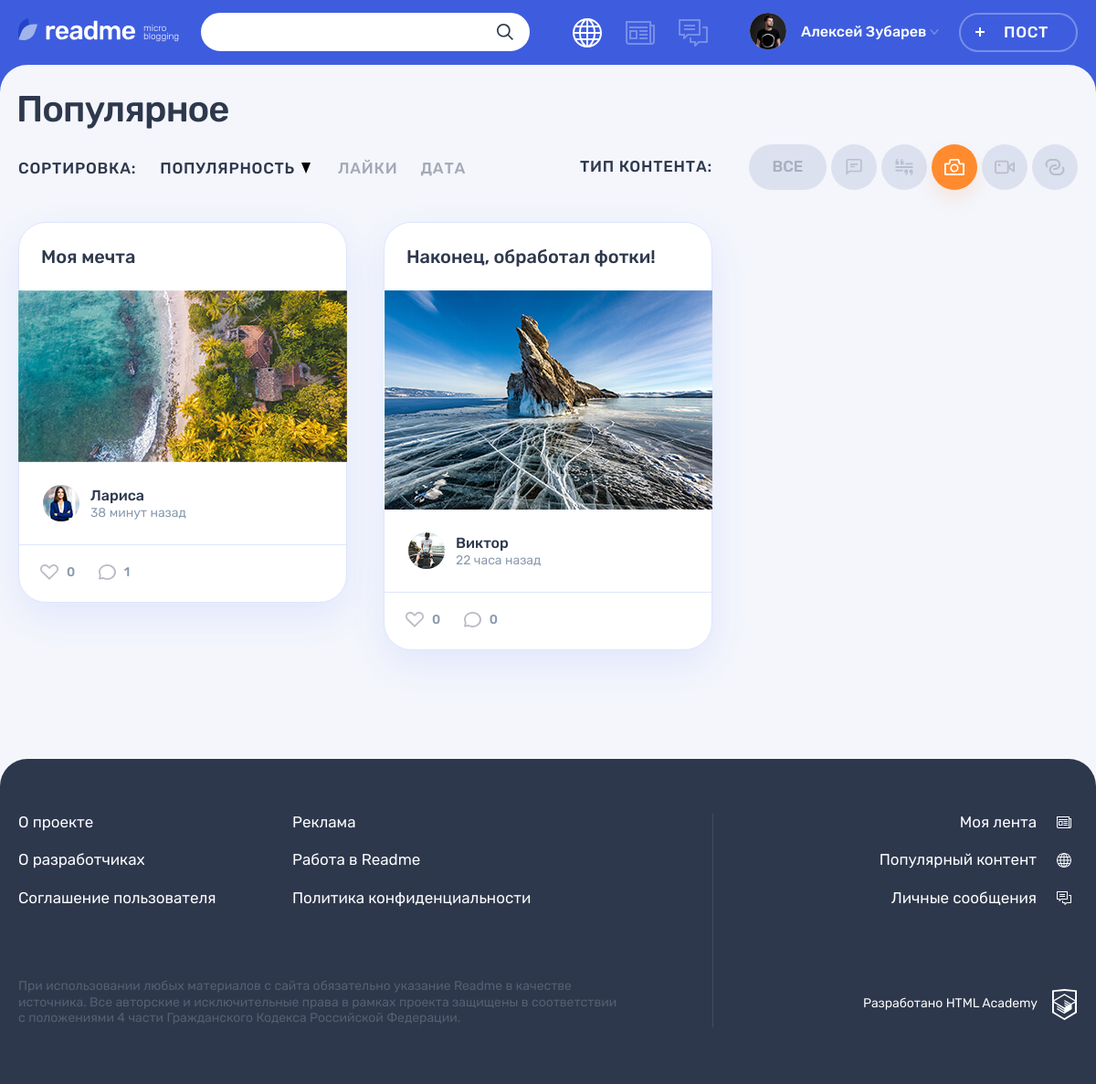
Before: /?type_id=3 with the older database file.
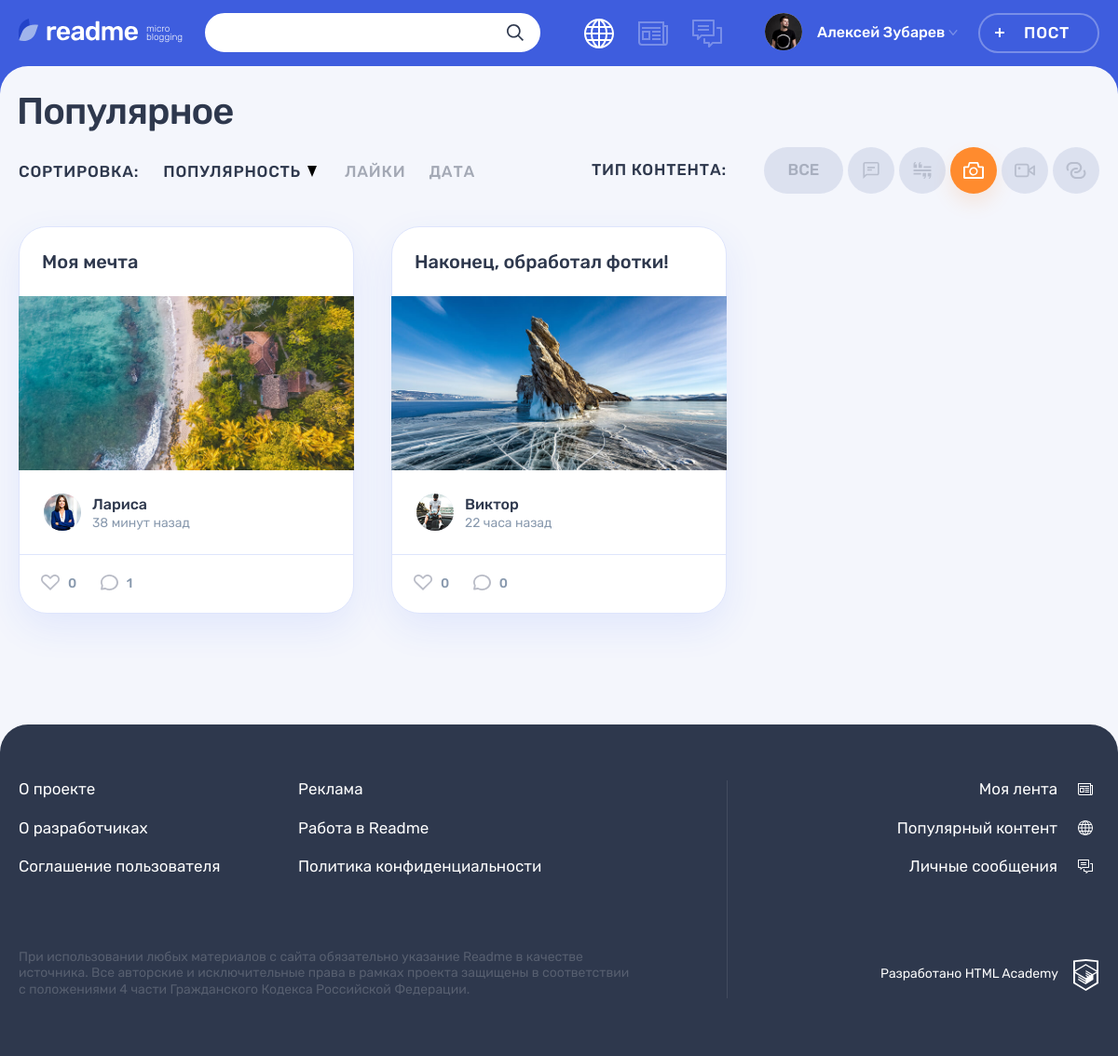
After: the same page with the newer database file.
### tables this page shows
CREATE TABLE IF NOT EXISTS content_type (
  id INT UNSIGNED AUTO_INCREMENT PRIMARY KEY,
  type_name VARCHAR(128) NOT NULL,
  type_class VARCHAR(128) NOT NULL
);

CREATE TABLE IF NOT EXISTS post (
  id INT UNSIGNED AUTO_INCREMENT PRIMARY KEY,
  date_add TIMESTAMP DEFAULT CURRENT_TIMESTAMP,
  title VARCHAR(128) NOT NULL,
  content TEXT,
  quote_author VARCHAR(128),
  image VARCHAR(128),
  video VARCHAR(128),
  link VARCHAR(128),
  show_count INT UNSIGNED NOT NULL DEFAULT 0,
  user_id INT UNSIGNED NOT NULL,
  content_type_id INT UNSIGNED NOT NULL,
  FOREIGN KEY (user_id) REFERENCES user (id),
  FOREIGN KEY (content_type_id) REFERENCES content_type (id)
);

CREATE TABLE IF NOT EXISTS user (
  id INT UNSIGNED AUTO_INCREMENT PRIMARY KEY,
  date_add TIMESTAMP DEFAULT CURRENT_TIMESTAMP,
  email VARCHAR(128) NOT NULL UNIQUE,
  login VARCHAR(128) NOT NULL UNIQUE,
  password CHAR(64) NOT NULL,
  avatar VARCHAR(128)
);

### helpers.php (called while the page is built, shortened)
<?php
function get_noun_plural_form(int $number, string $one, string $two, string $many): string
{
    $number = (int)$number;
    $mod10 = $number % 10;
    $mod100 = $number % 100;
    switch (true) {
        case ($mod10 > 5):
            return $many;
        case ($mod10 >= 2 && $mod10 <= 4):
            return $two;
    }
}
function include_template($name, array $data = [])
{
    $name = 'templates/' . $name;
    extract($data);
    require $name;
    $result = ob_get_clean();
    return $result;
}
function generate_random_date($index)
{
    $deltas = [['minutes' => 59], ['hours' => 23], ['days' => 6], ['weeks' => 4], ['months' => 11]];
    $dcnt = count($deltas);
    $delta = $deltas[$index];
    $timeval = rand(1, current($delta));
    $timename = key($delta);
    $ts = strtotime("$timeval $timename ago");
    $dt = date('Y-m-d H:i:s', $ts);
    return $dt;
}

### functions.php (called while the page is built, shortened)
<?php
    function getRelativeData(string $date, bool $isRegisterDate = false): string
    {
        $dateCurrent = date_create();
        $dateCreate = date_create($date);
        $dateDiff = date_diff($dateCurrent, $dateCreate);
        $days = intval($dateDiff->format("%a"));
        $hours = intval($dateDiff->format("%H"));
        $minutes = intval($dateDiff->format("%i"));
        $dateText = !$isRegisterDate ? 'назад' : 'на сайте';
        if ($hours > 0 && $hours < 24) {
            $hoursDeclination = get_noun_plural_form($hours, "час", "часа", "часов");
            return "{$hours} {$hoursDeclination} {$dateText}";
        }
        $minutesDeclination = get_noun_plural_form($minutes, "минута", "минуты", "минут");
        return "{$minutes} {$minutesDeclination} {$dateText}";
    }
    function getContentTypes(mysqli $dbConnection): array
    {
        $sql = 'SELECT * FROM content_type';
        $sqlQuery = mysqli_query($dbConnection, $sql);
        return mysqli_fetch_all($sqlQuery, MYSQLI_ASSOC);
    }
    function getPosts(mysqli $dbConnection, int $filterTypeId): array
    {
        $sql = 'SELECT p.*, u.login, u.avatar, ct.type_class,
                COALESCE(pl.cnt, 0) AS likes_count, COALESCE(pc.cnt, 0) AS comments_count
                FROM post p
                INNER JOIN user u ON p.user_id = u.id
                INNER JOIN content_type ct ON p.content_type_id = ct.id
                LEFT OUTER JOIN (SELECT post_id, COUNT(*) AS cnt FROM post_like GROUP BY post_id) pl ON p.id = pl.post_id
                LEFT OUTER JOIN (SELECT post_id, COUNT(*) AS cnt FROM post_comment GROUP BY post_id) pc ON p.id = pc.post_id';
        if ($filterTypeId) {
            $sql .= ' WHERE ct.id = ' . $filterTypeId;
        }
        $sql .= ' ORDER BY show_count DESC';
        $sqlQuery = mysqli_query($dbConnection, $sql);
        return mysqli_fetch_all($sqlQuery, MYSQLI_ASSOC);
    }
    function activeFilterHandler(int $filterTypeId, int $typeId = 0): string
    {
        if ($filterTypeId === $typeId) {
            return ' filters__button--active';
        } else {
            return '';
        }
    }

### templates/popular/main.php (the view, shortened to what the rows shown need)
<div class="container">
    <h1 class="page__title page__title--popular">Популярное</h1>
</div>
<div class="popular container">
    <div class="popular__filters-wrapper">
        <div class="popular__filters filters">
            <ul class="popular__filters-list filters__list">
                <?php foreach ($contentTypes as $key => $value): ?>
                    <li class="popular__filters-item filters__item">
                        <a class="filters__button filters__button--<?= $value[ 'type_class' ] ?><?= activeFilterHandler($filterTypeId,
                            $value[ 'id' ]); ?> button" href="?type_id=<?= $value[ 'id' ] ?>">
                            <svg class="filters__icon" width="22" height="18">
                                <use xlink:href="#icon-filter-<?= $value[ 'type_class' ] ?>"></use>
                            </svg>
                        </a>
                    </li>
                <?php endforeach; ?>
            </ul>
        </div>
    </div>
    <div class="popular__posts">
        <?php foreach ($posts as $key => $value): ?>
            <article
                class="popular__post post<?= htmlspecialchars($value[ 'type_class' ]) ? ' post-' . htmlspecialchars($value[ 'type_class' ]) : '' ?>">
                <header class="post__header">
                    <h2><a href="post.php?id=<?= $value[ 'id' ]; ?>"><?= htmlspecialchars($value[ 'title' ]); ?></a></h2>
                </header>
                <div class="post__main">
                    <?php switch ($value[ 'type_class' ]):
                        case 'text': ?>
                            <?php break;
                        case 'photo': ?>
                            <div class="post-photo__image-wrapper">
                                <img src="img/<?= htmlspecialchars($value[ 'image' ]); ?>" alt="Фото от пользователя" width="360" height="240">
                            </div>
                            <?php break;
                        case 'link': ?>
                            <?php break;
                    endswitch; ?>
                </div>
                <footer class="post__footer">
                    <div class="post__author">
                        <a class="post__author-link" href="#" title="Автор">
                            <div class="post__avatar-wrapper">
                                <img class="post__author-avatar" src="img/<?= htmlspecialchars($value[ 'avatar' ]); ?>" alt="Аватар пользователя">
                            </div>
                            <div class="post__info">
                                <b class="post__author-name"><?= htmlspecialchars($value[ 'login' ]); ?></b>
                                <?php $generatedDate = generate_random_date($key); ?>
                                <time class="post__time" datetime="<?= $generatedDate; ?>"
                                    title="<?= date('d.m.Y H:i', strtotime($generatedDate)); ?>"><?= getRelativeData($generatedDate); ?></time>
                            </div>
                        </a>
                    </div>
                    <div class="post__indicators">
                        <div class="post__buttons">
                            <a class="post__indicator post__indicator--likes button" href="#" title="Лайк">
                                <svg class="post__indicator-icon" width="20" height="17">
                                    <use xlink:href="#icon-heart"></use>
                                </svg>
                                <span><?= $value[ 'likes_count' ]; ?></span>
                            </a>
                            <a class="post__indicator post__indicator--comments button" href="#" title="Комментарии">
                                <svg class="post__indicator-icon" width="19" height="17">
                                    <use xlink:href="#icon-comment"></use>
                                </svg>
                                <span><?= $value[ 'comments_count' ]; ?></span>
                            </a>
                        </div>
                    </div>
                </footer>
            </article>
        <?php endforeach; ?>
    </div>
</div>

Changed rows visible on the page:
changed post "Моя мечта": image: a different picture; user.avatar: a different picture
changed post "Наконец, обработал фотки!": image: a different picture
